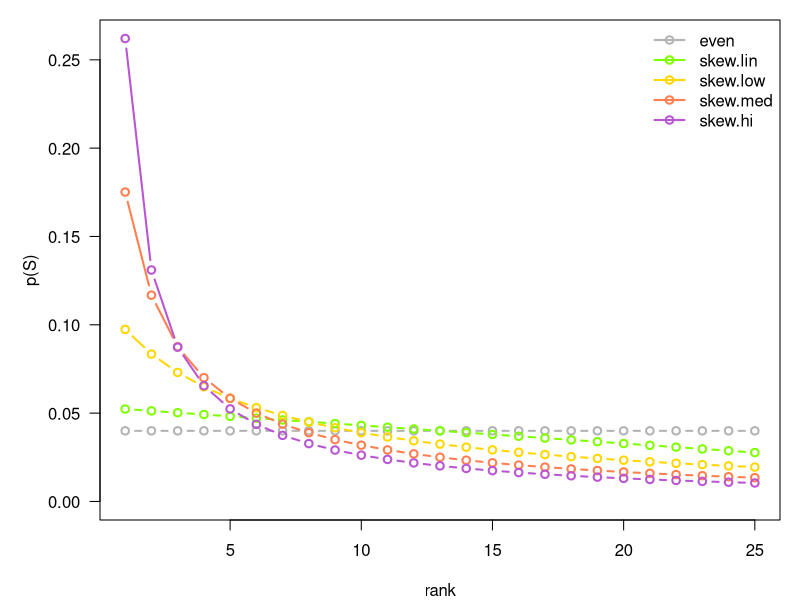

Write R code to recreate this figure.
evenness.lev <- c('even', 'skew.lin', 'skew.low', 'skew.med', 'skew.hi')
even.col <- c(grey(0.7), 'chartreuse', 'gold', 'coral', 'mediumorchid')

p <- function(Y){ Y/sum(Y) }

# richness.lev <- c(10, 100, 1000)
N_sp <- 25

x <- 1:N_sp

par(mar = c(4,5,1,1))
plot(x, x, ylim = c(0, max(p(1/x))), 
     type = 'n', xlab = 'rank', ylab = 'p(S)', las = 1)

# even
y <- rep(1/N_sp, length(x))
points(x, p(y), type = 'b', col = even.col[1], lwd = 2)

# Here is a linearly decreasing option
B0 <- (N_sp+1)/N_sp
B1 <- -1/(2*N_sp)
y <- B0 + B1*x
points(x, p(y), type = 'b', col = even.col[2], lwd = 2)

# skew.low
Beta <- 1/(N_sp^0.5) # 0.8 = 0.125*10
y <- 1/((N_sp*Beta) + x)
points(x, p(y), type = 'b', col = even.col[3], lwd = 2)

# skew.med
Beta <- 1/(N_sp^1)# 0.01*length(x) # 0.1 = 0.01 * 10
y <- 1/((N_sp*Beta) + x)
points(x, p(y), type = 'b', col = even.col[4], lwd = 2)

# skew.hi
Beta <- 0 # same as: y <- 1/(x)
y <- 1/((N_sp*Beta) + x) # same as: y <- 1/(x)
points(x, p(y), type = 'b', col = even.col[5], lwd = 2)

legend('topright', 
       legend = evenness.lev, lwd = 2, col = even.col, pch = 1,
       bty = 'n')

